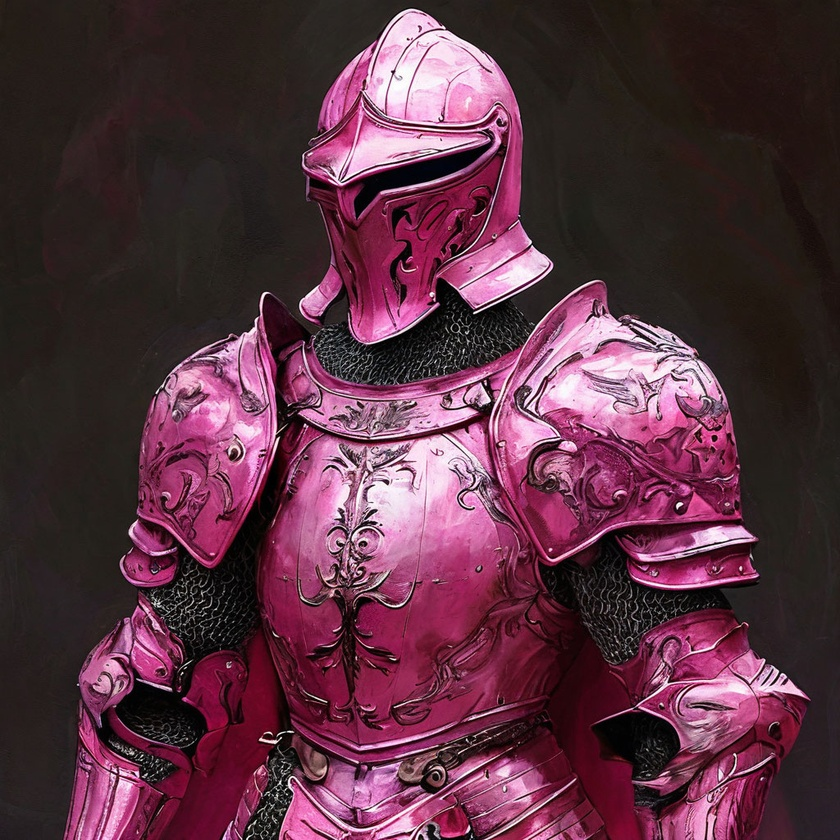
#> input picture alt_method_show/15.jpeg, 840 x 840 px, shrunk from 1024 x 1024 before the run, found by its file name
$ python main.py
#> lines starting #> are read from the running program, lines starting #| are printed output that depends on the picture
#install packet
#pip install opencv-python
#pip install matplotlib
import cv2
import matplotlib.pyplot as plt

img = cv2.imread(r"alt_method_show\15.jpeg")
#> img is the input picture: shape (840, 840, 3); mean B, G, R 65.4, 50.2, 89.1
img = cv2.cvtColor(img,cv2.COLOR_BGR2RGB)
g_img = cv2.cvtColor(img,cv2.COLOR_RGB2GRAY)
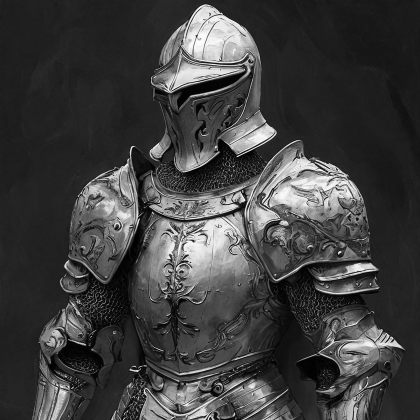
#> g_img: shape (840, 840) (shown at 1/2 size); min 0, max 255, mean 63.5
hsv_img = cv2.cvtColor(img,cv2.COLOR_RGB2HSV)
#> hsv_img: shape (840, 840, 3); mean H, S, V 99.3, 111.4, 89.1
r,g,b = cv2.split(img)
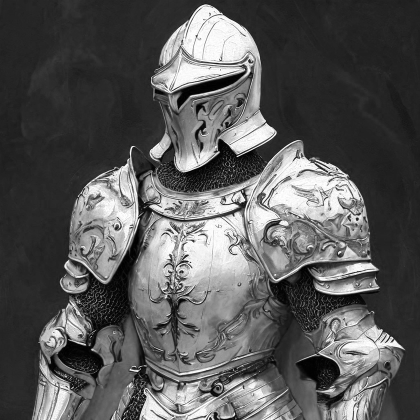
#> r: shape (840, 840) (shown at 1/2 size); min 0, max 255, mean 89.1
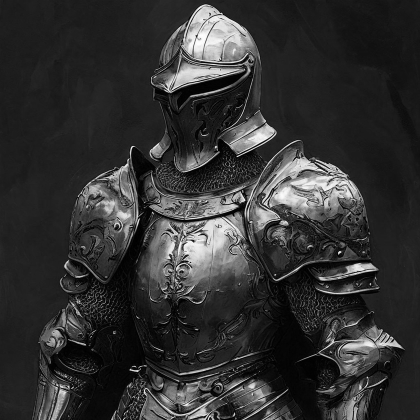
#> g: shape (840, 840) (shown at 1/2 size); min 0, max 255, mean 50.2
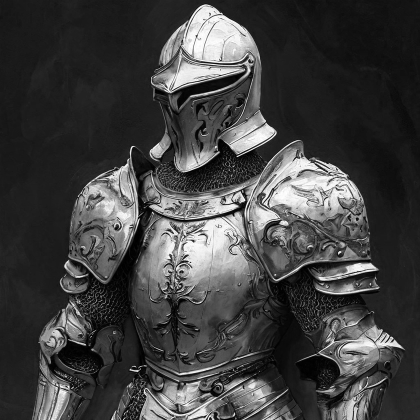
#> b: shape (840, 840) (shown at 1/2 size); min 0, max 255, mean 65.4
h,s,v = cv2.split(hsv_img)
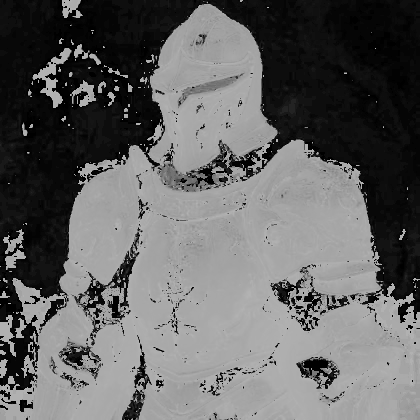
#> h: shape (840, 840) (shown at 1/2 size); min 0, max 179, mean 99.3
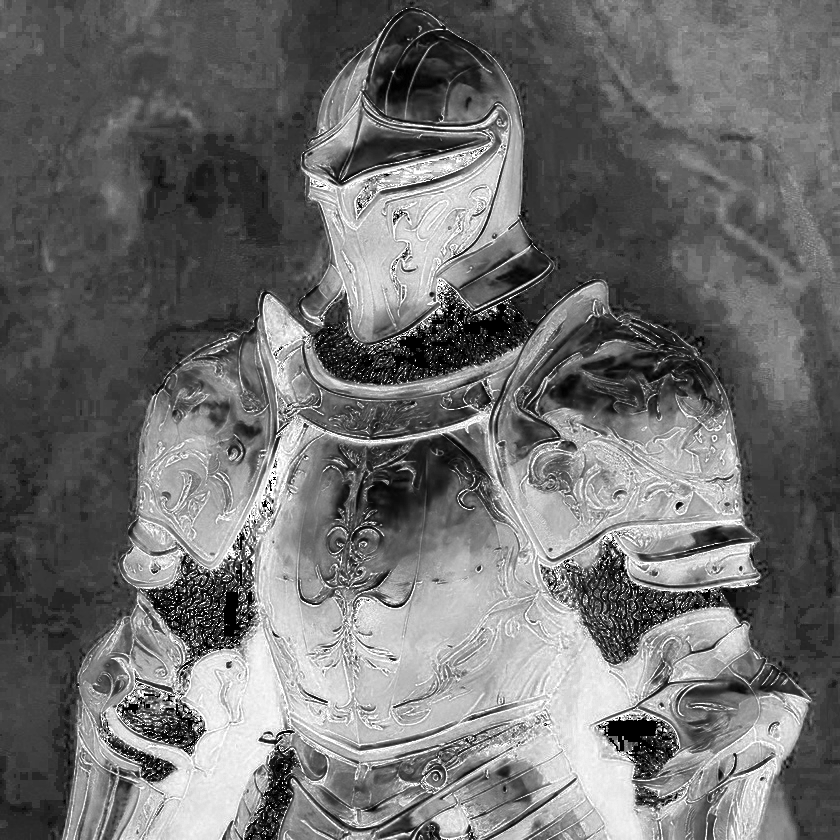
#> s: shape (840, 840); min 0, max 255, mean 111.4
titles = ["ch r","ch g","ch b","original","gray","hsv","ch h","ch s","ch v"]
images = [r,g,b,img,g_img,hsv_img,h,s,v]
count = 9
for i in range(count):
    plt.subplot(3,3,i+1)
    plt.title(titles[i])
    plt.imshow(images[i],"gray")
plt.show()

$ run again, with alt_method_show/10.jpeg copied over alt_method_show/15.jpeg
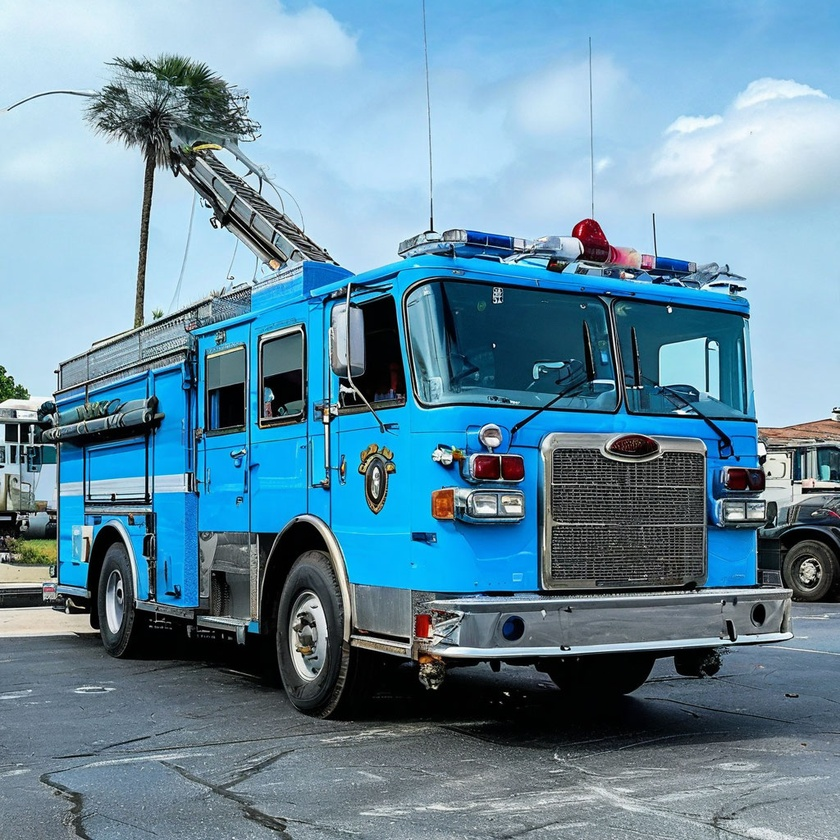
#> input picture alt_method_show/10.jpeg, 840 x 840 px, shrunk from 1024 x 1024 before the run, found by its file name
#> img is the input picture: shape (840, 840, 3); mean B, G, R 161.4, 141.4, 103.4
#> hsv_img: shape (840, 840, 3); mean H, S, V 94.4, 95.2, 162.7
#> `h,s,v = cv2.split(hsv_img)`:
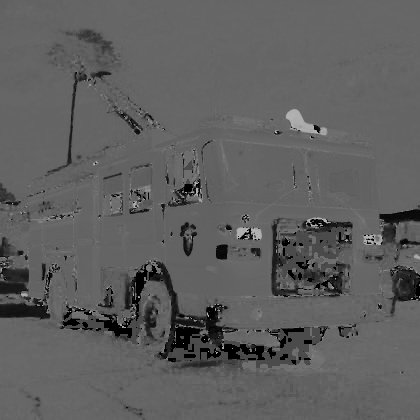
#> h: shape (840, 840) (shown at 1/2 size); min 0, max 179, mean 94.4
#> `h,s,v = cv2.split(hsv_img)`:
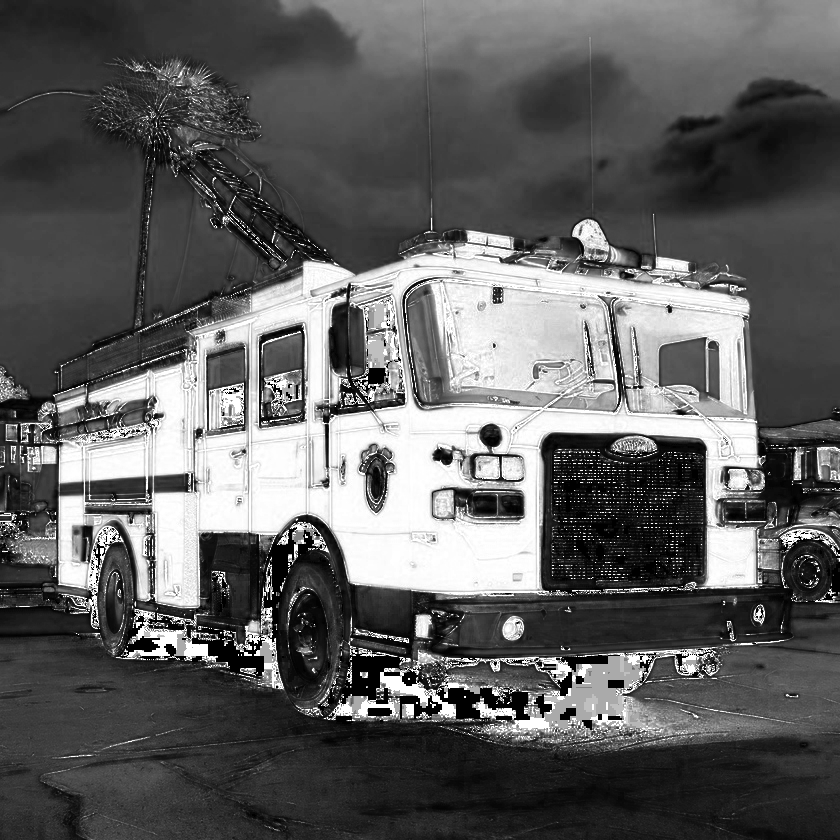
#> s: shape (840, 840); min 0, max 255, mean 95.2

$ run again, with alt_method_show/11.jpeg copied over alt_method_show/15.jpeg
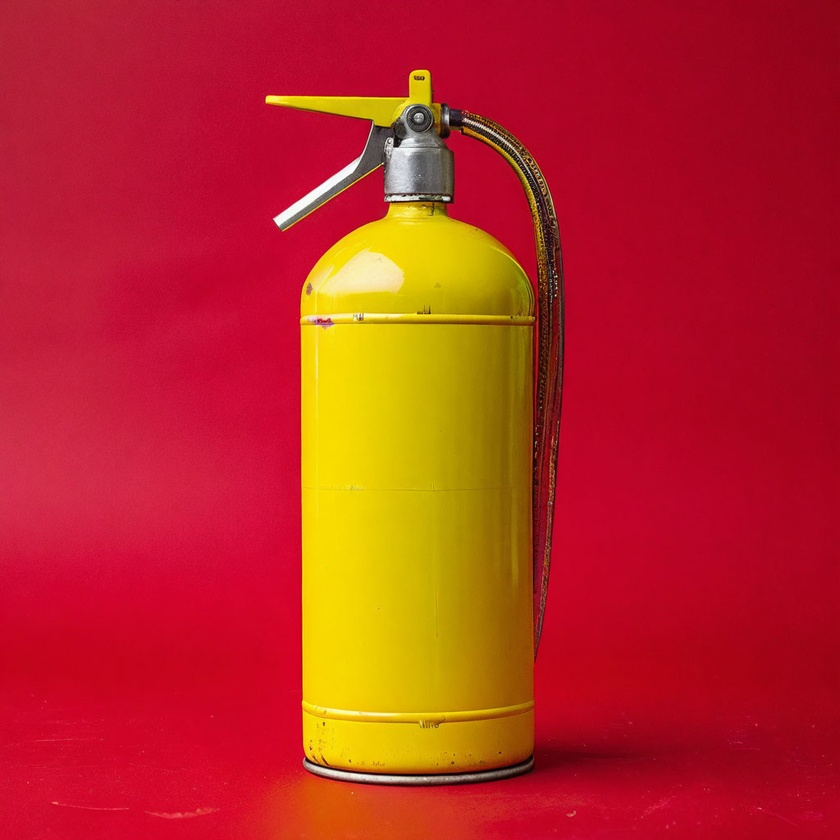
#> input picture alt_method_show/11.jpeg, 840 x 840 px, shrunk from 1024 x 1024 before the run, found by its file name
#> img is the input picture: shape (840, 840, 3); mean B, G, R 35.9, 41.7, 186.3
#> hsv_img: shape (840, 840, 3); mean H, S, V 139.7, 238.6, 186.3
#> `h,s,v = cv2.split(hsv_img)`:
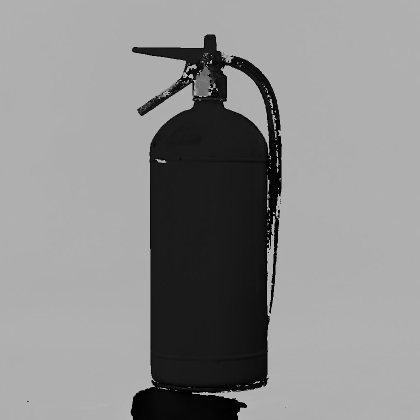
#> h: shape (840, 840) (shown at 1/2 size); min 0, max 179, mean 139.7
#> `h,s,v = cv2.split(hsv_img)`:
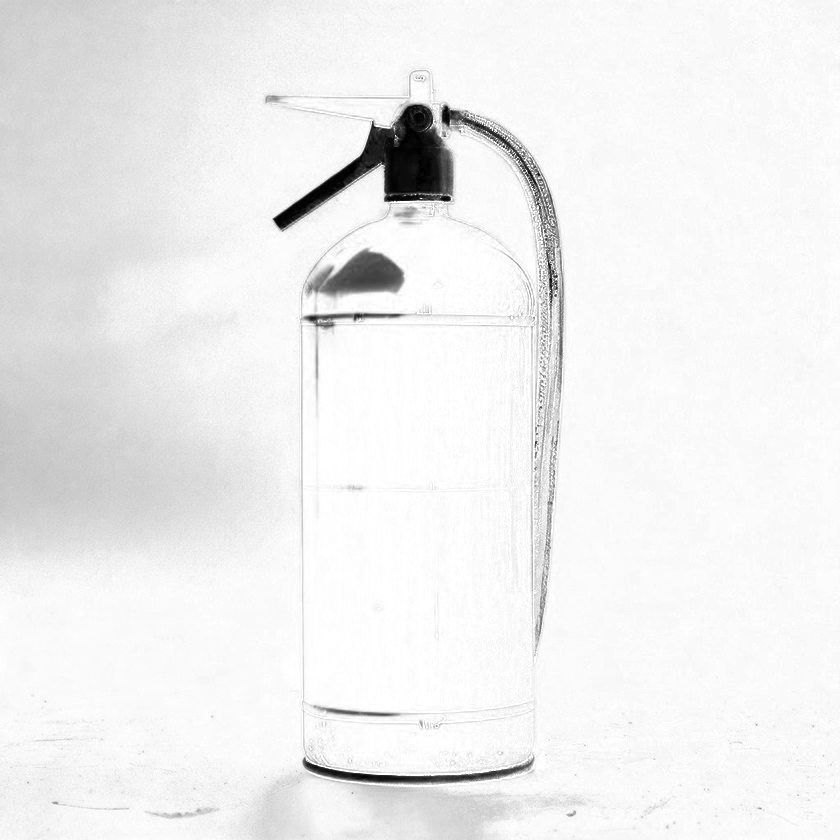
#> s: shape (840, 840); min 0, max 255, mean 238.6
